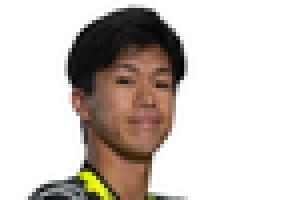
#> input picture photos/motogp/drivers/ai_ogura.png, 72 x 50 px (shown 4 times larger)
$ python prepare_photos.py ../photos/motogp/drivers/ai_ogura.png
#> lines starting #> are read from the running program, lines starting #| are printed output that depends on the picture; after the words box and inside, x2 and y2 are one past the last pixel; in counts of white or black regions, pixels touching at a corner belong together
#!/usr/bin/env python3
"""Crop and resize rider/driver photos to the app's thumbnail spec.

Output: 36x25 pt PNGs at each requested scale, named name_surname@2x.png,
name_surname@3x.png and so on.

The crop reproduces the framing used by the existing F1 "Select driver" list:
the head sits centred in a wide white box, top of the head ~6% down from the
top edge, chin at ~40%, shoulders running off the bottom edge. Sources may be
either transparent cut-outs (the official MotoGP press shots) or studio photos
on a white backdrop; both are flattened onto white, which lets the crop box
extend past the image edge and be padded seamlessly rather than clamped.

Usage:
    python3 tools/prepare_photos.py <image>... -o photos/motogp/drivers
    python3 tools/prepare_photos.py rider.webp --name "Marc Marquez"
    python3 tools/prepare_photos.py rider.webp --scales 1 2 3
"""
import argparse
import re
import sys
import unicodedata
from pathlib import Path

import cv2
import numpy as np
from PIL import Image

# Framing constants, measured off the F1 reference screenshot.
HEAD_TOP = 0.03   # top of head, as a fraction of output height
CHIN = 0.68       # chin, as a fraction of output height
WHITE_CUTOFF = 235  # below this on any channel counts as subject, not backdrop


def slugify(value: str) -> str:
    """'Marc Márquez' / 'Marc-Marquez.WEBP' -> 'marc_marquez'."""
    value = unicodedata.normalize("NFKD", value)
    value = "".join(c for c in value if not unicodedata.combining(c))
    return re.sub(r"[^a-z0-9]+", "_", value.lower()).strip("_")


def load(path) -> tuple:
    """Return (RGB-on-white array, subject mask).

    Transparent cut-outs carry an exact silhouette in the alpha channel; for
    opaque sources fall back to "anything darker than the backdrop".
    """
    img = Image.open(path)
    if img.mode in ("RGBA", "LA") or "transparency" in img.info:
        img = img.convert("RGBA")
        alpha = np.array(img)[..., 3]
        if (alpha < 128).any():
            flat = Image.alpha_composite(
                Image.new("RGBA", img.size, (255, 255, 255, 255)), img)
            return np.array(flat.convert("RGB")), alpha > 128
    rgb = np.array(img.convert("RGB"))
    return rgb, rgb.min(axis=2) < WHITE_CUTOFF


def find_head(rgb: np.ndarray, subject: np.ndarray):
    """Return (head_top_y, chin_y, face_centre_x) in source pixels."""
    gray = cv2.cvtColor(rgb, cv2.COLOR_RGB2GRAY)
    cascade = cv2.CascadeClassifier(
        cv2.data.haarcascades + "haarcascade_frontalface_default.xml")
    faces = cascade.detectMultiScale(gray, 1.05, 6, minSize=(40, 40))
    if len(faces) == 0:
        raise ValueError("no face detected")
    # Studio portraits put the head at the top; logos on leathers can also
    # trip the detector, so take the highest box.
    fx, fy, fw, fh = min(faces, key=lambda b: b[1])
    cx, chin = fx + fw / 2, fy + fh

    # Top of the head (hair or cap) from the subject silhouette, limited to a
    # column around the face so a raised elbow or shoulder can't win.
    lo, hi = int(max(0, cx - fw * 0.7)), int(min(rgb.shape[1], cx + fw * 0.7))
    rows = np.where(subject[:, lo:hi].any(axis=1))[0]
    head_top = float(rows.min()) if len(rows) else float(fy)
    return head_top, float(chin), float(cx)


def crop(rgb: np.ndarray, subject: np.ndarray, aspect: float) -> Image.Image:
    """Crop to `aspect` (w/h) with the head on the reference framing."""
    head_top, chin, cx = find_head(rgb, subject)

    crop_h = (chin - head_top) / (CHIN - HEAD_TOP)
    crop_w = crop_h * aspect
    top = head_top - HEAD_TOP * crop_h
    left = cx - crop_w / 2

    # Paste onto a white canvas so a crop box running off the source edge is
    # padded with backdrop instead of shifting the framing.
    canvas = Image.new("RGB", (round(crop_w), round(crop_h)), "white")
    canvas.paste(Image.fromarray(rgb), (round(-left), round(-top)))
    return canvas


def main(argv=None) -> int:
    p = argparse.ArgumentParser(
        description=__doc__, formatter_class=argparse.RawDescriptionHelpFormatter)
    p.add_argument("inputs", nargs="+", type=Path, help="source image files")
    p.add_argument("-o", "--out-dir", type=Path, default=Path("photos/motogp/drivers"))
    p.add_argument("--pt-width", type=int, default=36, help="display width in pt (default 36)")
    p.add_argument("--pt-height", type=int, default=25, help="display height in pt (default 25)")
    p.add_argument("--scales", type=int, nargs="+", default=[2, 3],
                   help="pixel scales to emit (default: 2 3)")
    p.add_argument("--name", help="output name for a single input, e.g. 'Marc Marquez'")
    args = p.parse_args(argv)

    if args.name and len(args.inputs) > 1:
        p.error("--name only works with a single input file")
    args.out_dir.mkdir(parents=True, exist_ok=True)
    aspect = args.pt_width / args.pt_height

    failed = 0
    for src in args.inputs:
        name = slugify(args.name or src.stem)
        if not src.is_file() or not name:
            print(f"skip: {src}", file=sys.stderr)
            failed += 1
            continue
        rgb, subject = load(src)
#> in load, img is the input picture: PIL image 72x50 RGB; mean R, G, B 205.4, 197.7, 192.1
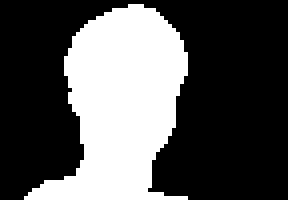
#> subject: shape (50, 72) bool (shown 4 times larger); 33.3% white; 1 white region, box (x1, y1, x2, y2) and area: (6, 1, 47, 50) 1199
        try:
            box = crop(rgb, subject, aspect)
#> in find_head, `gray = cv2.cvtColor(rgb, cv2.COLOR_RGB2GRAY)`:
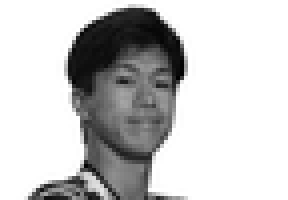
#> gray: shape (50, 72) (shown 4 times larger); min 0, max 255, mean 199.4
#> in find_head, `faces = cascade.detectMultiScale(gray, 1.05, 6, minSize=(40, 40))`: faces = ()
        except ValueError as exc:
            print(f"skip {src}: {exc}", file=sys.stderr)
            failed += 1
            continue
        sizes = []
        for scale in args.scales:
            w, h = args.pt_width * scale, args.pt_height * scale
            if box.width < w:
                print(f"warning: {name}@{scale}x upscales "
                      f"({box.width}px crop -> {w}px)", file=sys.stderr)
            box.resize((w, h), Image.LANCZOS).save(
                args.out_dir / f"{name}@{scale}x.png", "PNG", optimize=True)
            sizes.append(f"@{scale}x {w}x{h}")
        print(f"{src.name} -> {name}  " + ", ".join(sizes))

    return 1 if failed else 0


if __name__ == "__main__":
#> (the run stopped early here; a loop or call above may not have finished)

$ run again, on photos/motogp/drivers/alex_rins.png
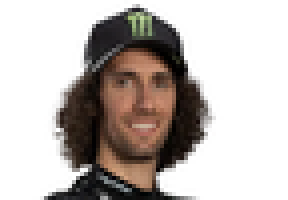
#> input picture photos/motogp/drivers/alex_rins.png, 72 x 50 px (shown 4 times larger)
#> in load, img is the input picture: PIL image 72x50 RGB; mean R, G, B 191.3, 184.4, 180.6
#> in main, `rgb, subject = load(src)`:
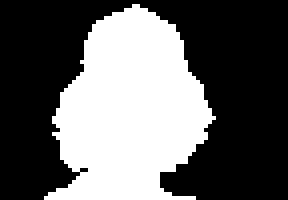
#> subject: shape (50, 72) bool (shown 4 times larger); 38.6% white; 1 white region, box (x1, y1, x2, y2) and area: (11, 1, 54, 50) 1391
#> in find_head, `gray = cv2.cvtColor(rgb, cv2.COLOR_RGB2GRAY)`:
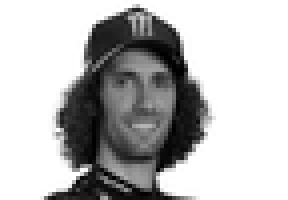
#> gray: shape (50, 72) (shown 4 times larger); min 0, max 255, mean 186
#> faces = ()
